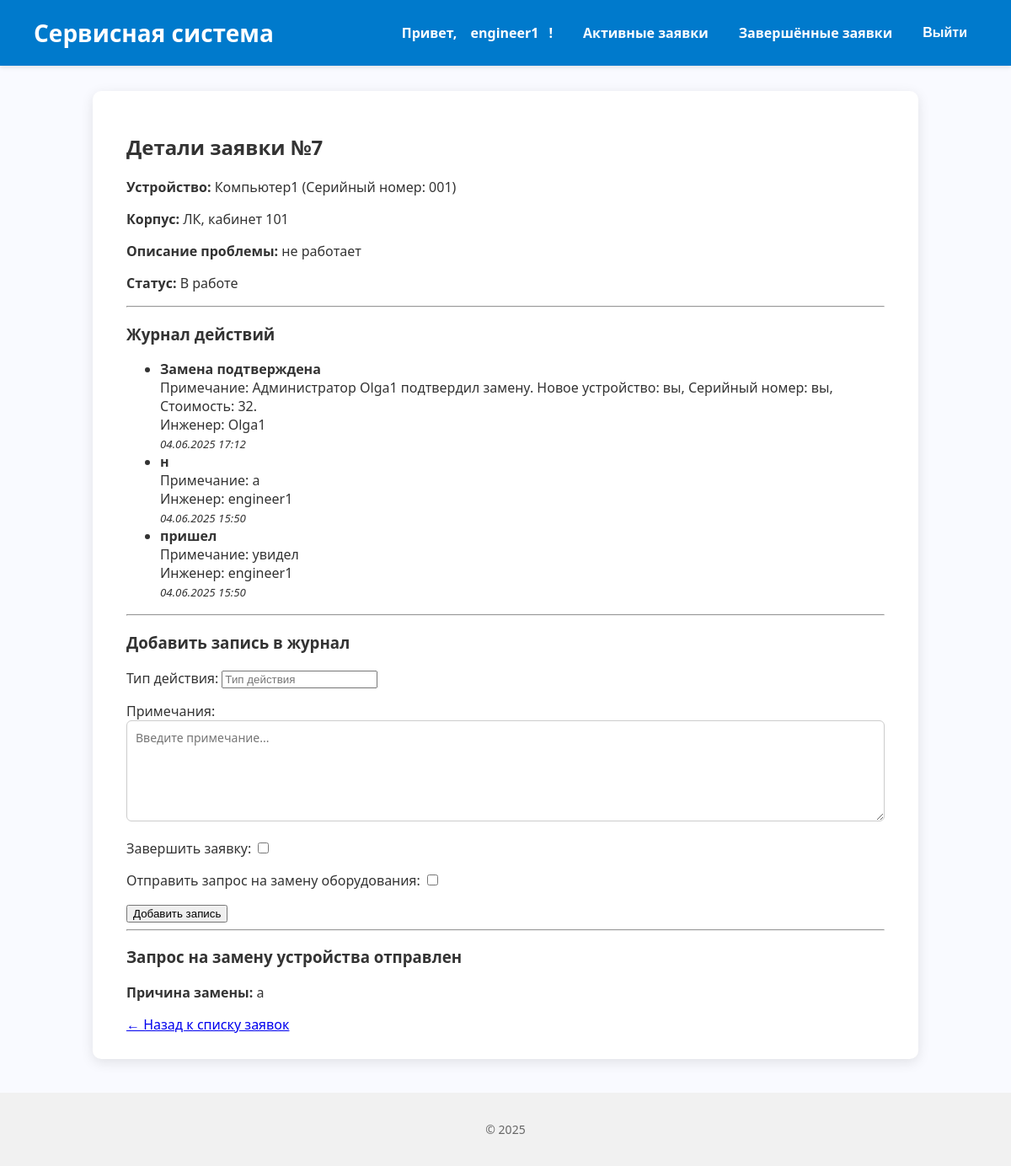
The page /engineer/request/7/ (signed in) on the database its author committed.
### core/models.py (models this page shows, shortened)
class User(AbstractUser):
    ROLE_CHOICES = [
        ('admin', 'Администратор'),
        ('engineer', 'Инженер'),
        ('teacher', 'Преподаватель'),
    ]
    role = models.CharField(max_length=20, choices=ROLE_CHOICES, blank=True, null=True)

class ServiceRequest(models.Model):
    device = models.ForeignKey(Device, on_delete=models.CASCADE, related_name='service_requests', verbose_name="Устройство")
    created_by = models.ForeignKey(
        settings.AUTH_USER_MODEL, on_delete=models.SET_NULL,
        null=True, related_name='requests_created', verbose_name="Создал"
    )
    assigned_engineer = models.ForeignKey(
        settings.AUTH_USER_MODEL, on_delete=models.SET_NULL,
        null=True, blank=True, related_name='assigned_requests', verbose_name="Инженер"
    )
    created_at = models.DateTimeField("Дата создания", auto_now_add=True)
    description = models.TextField("Описание проблемы")
    is_completed = models.BooleanField("Завершено", default=False)
    requires_replacement = models.BooleanField("Требуется замена", default=False)
    is_paused = models.BooleanField("Приостановлена (ожидание замены)", default=False)
    replacement_requested = models.BooleanField("Запрос на замену оборудования", default=False)
    class Meta:
        verbose_name = "Заявка на обслуживание"
        verbose_name_plural = "Заявки на обслуживание"

class Device(models.Model):
    cabinet = models.ForeignKey(Cabinet, on_delete=models.CASCADE, related_name='devices', verbose_name="Кабинет")
    name = models.CharField("Название устройства", max_length=100)
    serial_number = models.CharField("Серийный номер", max_length=100, unique=True)
    purchase_date = models.DateField("Дата покупки")
    cost = models.DecimalField("Стоимость", max_digits=10, decimal_places=2)
    class Meta:
        verbose_name = "Устройство"
        verbose_name_plural = "Устройства"

class Cabinet(models.Model):
    number = models.CharField("Номер кабинета", max_length=10)
    building = models.CharField("Корпус", max_length=50)
    class Meta:
        verbose_name = "Кабинет"
        verbose_name_plural = "Кабинеты"

class ServiceLog(models.Model):
    request = models.ForeignKey(ServiceRequest, on_delete=models.CASCADE, related_name='service_logs', verbose_name="Заявка")
    engineer = models.ForeignKey(
        settings.AUTH_USER_MODEL, on_delete=models.SET_NULL,
        null=True, related_name='service_logs', verbose_name="Инженер"
    )
    action_date = models.DateTimeField("Дата действия", auto_now_add=True)
    action_type = models.CharField("Тип действия", max_length=50)  # установка, диагностика, ремонт
    notes = models.TextField("Примечания", blank=True)
    cost = models.DecimalField("Стоимость работы", max_digits=10, decimal_places=2, default=0.0)
    class Meta:
        verbose_name = "Журнал обслуживания"
        verbose_name_plural = "Журналы обслуживания"

class ReplacementRequest(models.Model):
    service_request = models.OneToOneField(ServiceRequest, on_delete=models.CASCADE, related_name='replacement_request')
    engineer = models.ForeignKey(settings.AUTH_USER_MODEL, on_delete=models.CASCADE)
    reason = models.TextField("Причина замены", blank=True, null=True)
    created_at = models.DateTimeField(auto_now_add=True)
    new_device_model = models.CharField("Модель нового устройства", max_length=255, blank=True, null=True)
    new_device_serial = models.CharField("Серийный номер нового устройства", max_length=255, blank=True, null=True)
    admin_approved = models.BooleanField("Одобрено администратором", default=False)
    approved_at = models.DateTimeField("Дата одобрения", blank=True, null=True)
    class Meta:
        verbose_name = "Запрос на замену устройства"
        verbose_name_plural = "Запросы на замену устройств"

### core/views.py (the view, shortened to what this page needs)
# urls.py: path('engineer/request/<int:request_id>/', views.engineer_request_detail, name='engineer_request_detail'),
@login_required
@engineer_required
def engineer_request_detail(request, request_id):
    service_request = get_object_or_404(ServiceRequest, id=request_id, assigned_engineer=request.user)
    replacement_request = ReplacementRequest.objects.filter(service_request=service_request).first()
    if request.method == 'POST':
        form_log = ServiceLogForm(request.POST)
        if form_log.is_valid():
            log = form_log.save(commit=False)
            log.request = service_request
            log.engineer = request.user
            log.save()
            if form_log.cleaned_data.get('complete_request'):
                service_request.is_completed = True
                service_request.is_paused = False
                service_request.save()
            if form_log.cleaned_data.get('replacement_request'):
                if not replacement_request:
                    replacement_request = ReplacementRequest.objects.create(
                        service_request=service_request,
                        engineer=request.user,
                        reason=log.notes,
                        admin_approved=False,
                    )
                else:
                    replacement_request.reason = log.notes
                    replacement_request.admin_approved = False
                    replacement_request.save()
                service_request.requires_replacement = True
                service_request.is_paused = True
                service_request.save()
            return redirect('engineer_request_detail', request_id=request_id)
        elif 'replacement_report' in request.POST and replacement_request and replacement_request.admin_approved:
            form_report = DeviceReplacementReportForm(request.POST)
            if form_report.is_valid():
                try:
                    report = DeviceReplacementReport.objects.get(replacement_request=replacement_request)
                    for field, value in form_report.cleaned_data.items():
                        setattr(report, field, value)
                    report.created_by = request.user  # Обновляем создателя, если нужно
                    report.save()
                except DeviceReplacementReport.DoesNotExist:
                    report = form_report.save(commit=False)
                    report.replacement_request = replacement_request
                    report.created_by = request.user
                    report.save()
                service_request.is_completed = True
                service_request.is_paused = False
                service_request.save()
                messages.success(request, 'Отчёт по замене успешно сохранён и заявка закрыта.')
                return redirect('engineer_request_detail', request_id=request_id)
    else:
        form_log = ServiceLogForm()
        form_report = None
        if replacement_request and replacement_request.admin_approved:
            try:
                report_instance = replacement_request.devicereplacementreport
            except DeviceReplacementReport.DoesNotExist:
                report_instance = None
            form_report = DeviceReplacementReportForm(instance=report_instance)
    logs = service_request.service_logs.select_related('engineer').order_by('-action_date')
    context = {
        'request': service_request,
        'form_log': form_log,
        'form_report': form_report,
        'logs': logs,
        'replacement_request': replacement_request,
    }
    return render(request, 'core/engineer_request_detail.html', context)

### core/forms.py
class ServiceLogForm(forms.ModelForm):
    complete_request = forms.BooleanField(
        required=False,
        label="Завершить заявку"
    )
    replacement_request = forms.BooleanField(
        required=False,
        label="Отправить запрос на замену оборудования"
    )
    class Meta:
        model = ServiceLog
        fields = ['action_type', 'notes']  # обязательно поле notes
        widgets = {
            'notes': forms.Textarea(attrs={'rows': 3, 'placeholder': 'Введите примечание...'}),
            'action_type': forms.TextInput(attrs={'placeholder': 'Тип действия'}),
        }

class DeviceReplacementReportForm(forms.ModelForm):
    class Meta:
        model = DeviceReplacementReport
        fields = ['old_device_info', 'new_device_name', 'new_device_cost', 'new_device_serial_number', 'notes']
        widgets = {
            'old_device_info': forms.Textarea(attrs={'rows': 3}),
            'notes': forms.Textarea(attrs={'rows': 3}),
            'new_device_cost': forms.NumberInput(attrs={'step': '0.01'}),
        }
        labels = {
            'old_device_info': 'Информация о списанном устройстве',
            'new_device_name': 'Название нового устройства',
            'new_device_cost': 'Стоимость нового устройства',
            'new_device_serial_number': 'Серийный номер нового устройства',
            'notes': 'Примечания',
        }

### core/templates/core/engineer_request_detail.html (shortened to what this page needs)
{% extends 'base.html' %}
{% block content %}
<h2>Детали заявки №{{ request.id }}</h2>
<p><strong>Устройство:</strong> {{ request.device.name }} (Серийный номер: {{ request.device.serial_number }})</p>
<p><strong>Корпус:</strong> {{ request.device.cabinet.building }}, кабинет {{ request.device.cabinet.number }}</p>
<p><strong>Описание проблемы:</strong> {{ request.description }}</p>
<p><strong>Статус:</strong>
  {% if request.is_completed %}
    Выполнена
  {% elif request.is_paused %}
    Приостановлена (ожидает одобрения администратора)
  {% else %}
    В работе
  {% endif %}
</p>
<hr>
<h3>Журнал действий</h3>
{% if logs %}
  <ul>
    {% for log in logs %}
      <li>
        <strong>{{ log.action_type }}</strong><br>
        {% if log.notes %}
          Примечание: {{ log.notes }}<br>
        {% endif %}
        Инженер: {{ log.engineer.username }}<br>
        <small><em>{{ log.action_date|date:"d.m.Y H:i" }}</em></small>
      </li>
    {% endfor %}
  </ul>
{% else %}
  <p>Нет записей в журнале.</p>
{% endif %}
<hr>
{% if not request.is_completed %}
  {% if request.is_paused %}
    <p style="color: red; font-weight: bold;">
      Заявка приостановлена и ожидает одобрения администратора. Пока заявка в паузе, действия заблокированы.
    </p>
  {% else %}
    <h3>Добавить запись в журнал</h3>
    <form method="post">
      {{ form_log.as_p }}
      <button type="submit" name="submit_log">Добавить запись</button>
    </form>
  {% endif %}
  {% if replacement_request %}
    <hr>
    <h3>Запрос на замену устройства отправлен</h3>
    <p><strong>Причина замены:</strong> {{ replacement_request.reason }}</p>
  {% endif %}
{% else %}
  <p><em>Заявка выполнена.</em></p>
{% endif %}
<a href="{% url 'engineer_dashboard' %}">← Назад к списку заявок</a>
{% endblock %}

### core/templates/base.html (shortened to what this page needs)
<!DOCTYPE html>
<html lang="ru">
<head>
</head>
<body>
    <header>
        <h1>Сервисная система</h1>
        <nav>
          {% if user.is_authenticated %}
            <span>Привет, <a href="{% url 'profile' %}">{{ user.username }}</a>!</span>
            {% if user.role == 'teacher' %}
              <a href="{% url 'create_request' %}" class="{% if request.path == '/create-request/' %}active{% endif %}">Создать заявку</a>
              <a href="{% url 'my_requests' %}" class="{% if request.path == '/my-requests/' %}active{% endif %}">Мои заявки</a>
            {% elif user.role == 'engineer' %}
              <a href="{% url 'active_requests' %}" class="{% if request.path == '/active-requests/' %}active{% endif %}">Активные заявки</a>
              <a href="{% url 'completed_requests' %}" class="{% if request.path == '/completed-requests/' %}active{% endif %}">Завершённые заявки</a>
            {% elif user.role == 'admin' %}
              <a href="{% url 'admin_active_requests' %}" class="{% if request.path == '/dashboard/admin/active/' %}active{% endif %}">Активные заявки</a>
              <a href="{% url 'admin_completed_requests' %}" class="{% if request.path == '/dashboard/admin/completed/' %}active{% endif %}">Завершённые заявки</a>
            {% endif %}
            <form method="post" action="{% url 'logout' %}" class="logout-form">
              <button type="submit">Выйти</button>
            </form>
          {% else %}
            {% if request.path != '/login/' %}
              <a href="{% url 'login' %}">Войти</a>
            {% endif %}
          {% endif %}
        </nav>
    </header>
    <main>
        {% block content %}{% endblock %}
    </main>
    <footer>
        <p>© 2025</p>
    </footer>
</body>
</html>

### core/templates/base.html (style rules this page uses)
body { font-family: 'Segoe UI', Tahoma, Geneva, Verdana, sans-serif; background-color: #f9faff; margin: 0; padding: 0; color: #333; }
header { background-color: #007acc; color: white; padding: 20px 40px; box-shadow: 0 2px 5px rgba(0,0,0,0.1); display: flex; align-items: center; justify-content: space-between; }
header h1 { margin: 0; font-weight: 700; font-size: 28px; }
nav { display: flex; align-items: center; gap: 12px; }
nav a, nav span { color: white; font-weight: 600; text-decoration: none; padding: 6px 12px; border-radius: 4px; transition: background-color 0.3s ease; }
main { max-width: 900px; margin: 30px auto; background-color: white; padding: 30px 40px; border-radius: 10px; box-shadow: 0 4px 15px rgba(0,0,0,0.1); }
footer { text-align: center; color: #666; padding: 20px 0; font-size: 14px; background-color: #f1f1f1; margin-top: 40px; }
textarea, .styled-textarea { width: 100%; min-height: 120px; padding: 10px; font-family: 'Segoe UI', Tahoma, Geneva, Verdana, sans-serif; font-size: 14px; border: 1px solid #ccc; border-radius: 6px; box-sizing: border-box; resize: vertical; transition: border-color 0.3s ease; }
form.logout-form { display: inline; }
form.logout-form button { background: none; border: none; color: white; cursor: pointer; padding: 6px 12px; font-weight: 600; font-size: 1em; border-radius: 4px; transition: background-color 0.3s ease; }

### rows shown on the page
User: username "engineer1"
ServiceRequest: id "7", device.name "Компьютер1", device.serial_number "001", device.cabinet.building "ЛК", device.cabinet.number "101", description "не работает"
ServiceLog: action_type "Замена подтверждена", notes "Администратор Olga1 подтвердил замену. Новое устройство: вы, Серийный номер: вы, Стоимость: 32.", engineer.username "Olga1", action_date "04.06.2025 17:12"
ServiceLog: action_type "н", notes "а", engineer.username "engineer1", action_date "04.06.2025 15:50"
ServiceLog: action_type "пришел", notes "увидел", engineer.username "engineer1", action_date "04.06.2025 15:50"
ReplacementRequest: reason "а"
